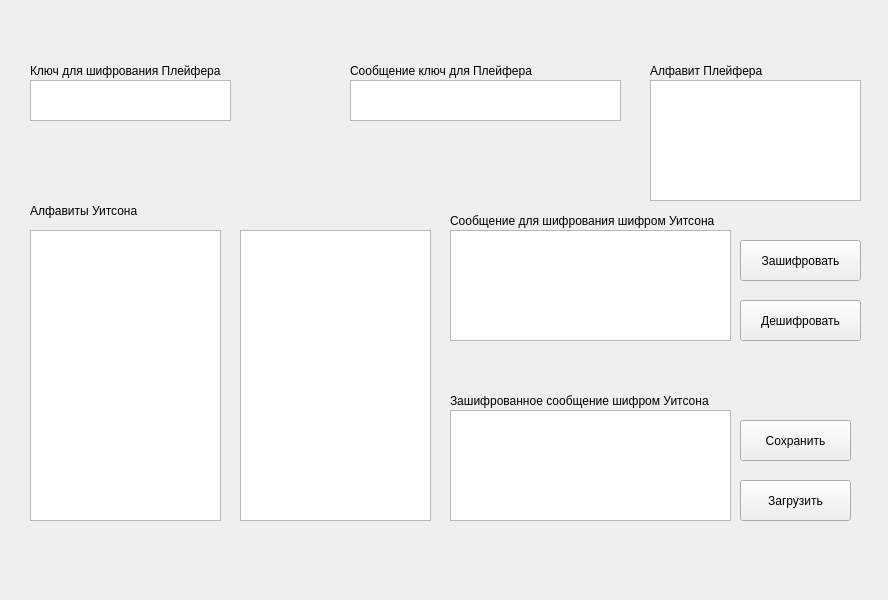
<?xml version="1.0" encoding="UTF-8"?>
<ui version="4.0">
 <class>MainWindow</class>
 <widget class="QMainWindow" name="MainWindow">
  <property name="geometry">
   <rect>
    <x>0</x>
    <y>0</y>
    <width>888</width>
    <height>600</height>
   </rect>
  </property>
  <property name="windowTitle">
   <string>MainWindow</string>
  </property>
  <widget class="QWidget" name="centralwidget">
   <widget class="QPushButton" name="encrypt">
    <property name="geometry">
     <rect>
      <x>740</x>
      <y>240</y>
      <width>121</width>
      <height>41</height>
     </rect>
    </property>
    <property name="text">
     <string>Зашифровать</string>
    </property>
   </widget>
   <widget class="QPlainTextEdit" name="pleifer_key">
    <property name="geometry">
     <rect>
      <x>30</x>
      <y>80</y>
      <width>201</width>
      <height>41</height>
     </rect>
    </property>
   </widget>
   <widget class="QLabel" name="label">
    <property name="geometry">
     <rect>
      <x>30</x>
      <y>60</y>
      <width>221</width>
      <height>21</height>
     </rect>
    </property>
    <property name="text">
     <string>Ключ для шифрования Плейфера</string>
    </property>
   </widget>
   <widget class="QLabel" name="label_2">
    <property name="geometry">
     <rect>
      <x>350</x>
      <y>60</y>
      <width>221</width>
      <height>21</height>
     </rect>
    </property>
    <property name="text">
     <string>Сообщение ключ для Плейфера</string>
    </property>
   </widget>
   <widget class="QPlainTextEdit" name="pleifer_mes">
    <property name="geometry">
     <rect>
      <x>350</x>
      <y>80</y>
      <width>271</width>
      <height>41</height>
     </rect>
    </property>
   </widget>
   <widget class="QPlainTextEdit" name="mes">
    <property name="geometry">
     <rect>
      <x>450</x>
      <y>230</y>
      <width>281</width>
      <height>111</height>
     </rect>
    </property>
   </widget>
   <widget class="QLabel" name="label_3">
    <property name="geometry">
     <rect>
      <x>30</x>
      <y>200</y>
      <width>171</width>
      <height>21</height>
     </rect>
    </property>
    <property name="text">
     <string>Алфавиты Уитсона</string>
    </property>
   </widget>
   <widget class="QLabel" name="label_4">
    <property name="geometry">
     <rect>
      <x>450</x>
      <y>210</y>
      <width>321</width>
      <height>21</height>
     </rect>
    </property>
    <property name="text">
     <string>Сообщение для шифрования шифром Уитсона</string>
    </property>
   </widget>
   <widget class="QPushButton" name="decrypt">
    <property name="geometry">
     <rect>
      <x>740</x>
      <y>300</y>
      <width>121</width>
      <height>41</height>
     </rect>
    </property>
    <property name="text">
     <string>Дешифровать</string>
    </property>
   </widget>
   <widget class="QPlainTextEdit" name="dec_mes">
    <property name="geometry">
     <rect>
      <x>450</x>
      <y>410</y>
      <width>281</width>
      <height>111</height>
     </rect>
    </property>
   </widget>
   <widget class="QLabel" name="label_5">
    <property name="geometry">
     <rect>
      <x>450</x>
      <y>390</y>
      <width>311</width>
      <height>21</height>
     </rect>
    </property>
    <property name="text">
     <string>Зашифрованное сообщение шифром Уитсона</string>
    </property>
   </widget>
   <widget class="QPushButton" name="save">
    <property name="geometry">
     <rect>
      <x>740</x>
      <y>420</y>
      <width>111</width>
      <height>41</height>
     </rect>
    </property>
    <property name="text">
     <string>Сохранить</string>
    </property>
   </widget>
   <widget class="QPushButton" name="load">
    <property name="geometry">
     <rect>
      <x>740</x>
      <y>480</y>
      <width>111</width>
      <height>41</height>
     </rect>
    </property>
    <property name="text">
     <string>Загрузить</string>
    </property>
   </widget>
   <widget class="QPlainTextEdit" name="matrix_pleifera">
    <property name="geometry">
     <rect>
      <x>650</x>
      <y>80</y>
      <width>211</width>
      <height>121</height>
     </rect>
    </property>
   </widget>
   <widget class="QLabel" name="label_6">
    <property name="geometry">
     <rect>
      <x>650</x>
      <y>60</y>
      <width>221</width>
      <height>21</height>
     </rect>
    </property>
    <property name="text">
     <string>Алфавит Плейфера</string>
    </property>
   </widget>
   <widget class="QPlainTextEdit" name="matrix_uitson1">
    <property name="geometry">
     <rect>
      <x>240</x>
      <y>230</y>
      <width>191</width>
      <height>291</height>
     </rect>
    </property>
   </widget>
   <widget class="QPlainTextEdit" name="matrix_vigenera_3">
    <property name="geometry">
     <rect>
      <x>30</x>
      <y>230</y>
      <width>191</width>
      <height>291</height>
     </rect>
    </property>
   </widget>
  </widget>
 </widget>
 <resources/>
 <connections/>
</ui>
